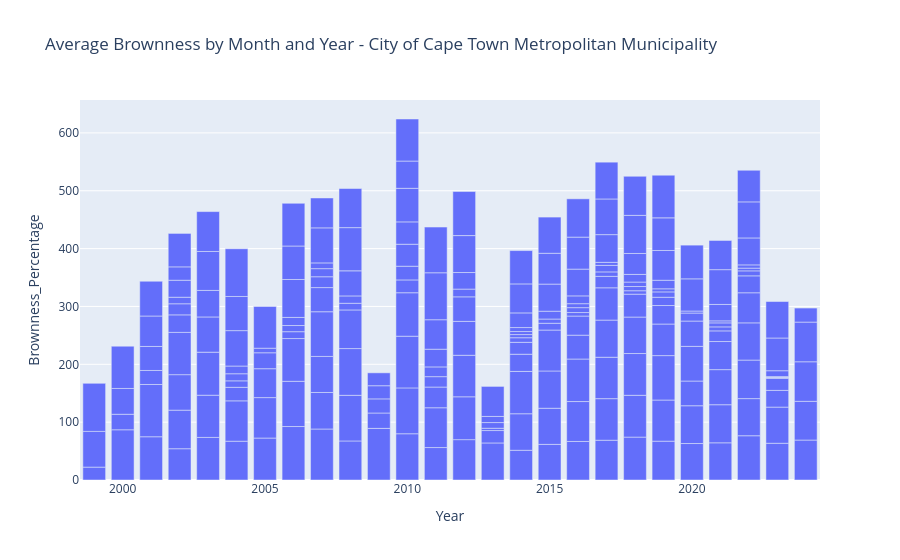

Notebook code for this chart:
### Code cell
region = "City of Cape Town Metropolitan Municipality"
brown_bar_chart(region)

### Figure 1 — Plotly figure (JSON) as saved in the notebook; plotly's stock layout.template omitted (floating-point values rounded to 4 significant figures; data arrays with more than 128 entries replaced by an {"elided": "..."} marker saying what was removed)
{"data": [{"alignmentgroup": "True", "customdata": {"elided": "230x1 int values"}, "hovertemplate": "Year=%{x}<br>Brownness_Percentage=%{y}<br>Month=%{customdata[0]}<extra></extra>", "legendgroup": "", "marker": {"color": "#636efa", "pattern": {"shape": ""}}, "name": "", "offsetgroup": "", "orientation": "v", "showlegend": false, "textposition": "auto", "type": "bar", "x": {"elided": "230 int values"}, "xaxis": "x", "y": {"elided": "230 float values"}, "yaxis": "y"}], "layout": {"barmode": "relative", "legend": {"tracegroupgap": 0}, "title": {"text": "Average Brownness by Month and Year - City of Cape Town Metropolitan Municipality"}, "xaxis": {"anchor": "y", "domain": [0, 1], "title": {"text": "Year"}}, "yaxis": {"anchor": "x", "domain": [0, 1], "title": {"text": "Brownness_Percentage"}}}}
